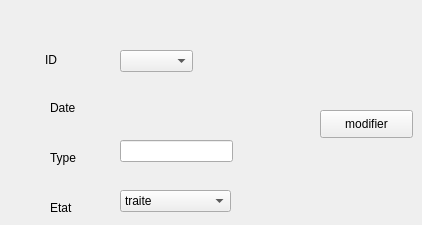
      <widget class="QWidget" name="tab_9">
       <attribute name="title">
        <string>modifier</string>
       </attribute>
       <widget class="QLabel" name="label_29">
        <property name="geometry">
         <rect>
          <x>45</x>
          <y>50</y>
          <width>51</width>
          <height>20</height>
         </rect>
        </property>
        <property name="text">
         <string>ID</string>
        </property>
       </widget>
       <widget class="QLabel" name="label_30">
        <property name="geometry">
         <rect>
          <x>50</x>
          <y>100</y>
          <width>56</width>
          <height>16</height>
         </rect>
        </property>
        <property name="text">
         <string>Date</string>
        </property>
       </widget>
       <widget class="QLabel" name="label_31">
        <property name="geometry">
         <rect>
          <x>50</x>
          <y>150</y>
          <width>56</width>
          <height>16</height>
         </rect>
        </property>
        <property name="text">
         <string>Type</string>
        </property>
       </widget>
       <widget class="QLabel" name="label_32">
        <property name="geometry">
         <rect>
          <x>50</x>
          <y>200</y>
          <width>56</width>
          <height>16</height>
         </rect>
        </property>
        <property name="text">
         <string>Etat</string>
        </property>
       </widget>
       <widget class="QLineEdit" name="ln_typeM">
        <property name="geometry">
         <rect>
          <x>120</x>
          <y>140</y>
          <width>113</width>
          <height>22</height>
         </rect>
        </property>
       </widget>
       <widget class="QComboBox" name="comboBoxM">
        <property name="geometry">
         <rect>
          <x>120</x>
          <y>50</y>
          <width>73</width>
          <height>22</height>
         </rect>
        </property>
       </widget>
       <widget class="QPushButton" name="pb_modifier">
        <property name="geometry">
         <rect>
          <x>320</x>
          <y>110</y>
          <width>93</width>
          <height>28</height>
         </rect>
        </property>
        <property name="text">
         <string>modifier</string>
        </property>
       </widget>
       <widget class="QComboBox" name="comboBox_etatd_mod">
        <property name="geometry">
         <rect>
          <x>120</x>
          <y>190</y>
          <width>111</width>
          <height>22</height>
         </rect>
        </property>
        <item>
         <property name="text">
          <string>traite</string>
         </property>
        </item>
        <item>
         <property name="text">
          <string>en cours</string>
         </property>
        </item>
       </widget>
      </widget>
